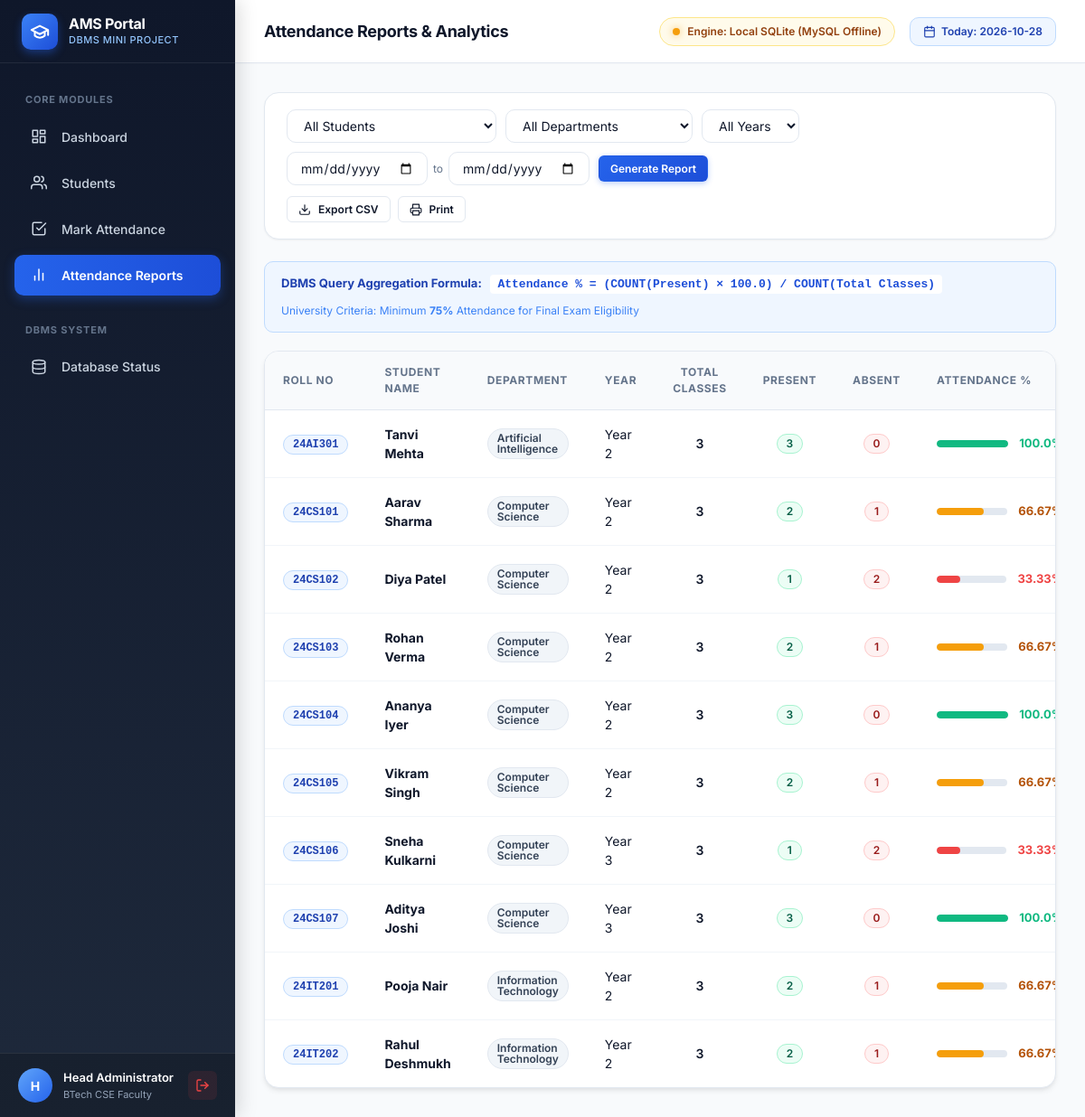
/reports (signed in), run on the app's committed database.
### tables this page shows
CREATE TABLE students (
        student_id INTEGER PRIMARY KEY AUTOINCREMENT,
        roll_number TEXT NOT NULL UNIQUE,
        name TEXT NOT NULL,
        department TEXT NOT NULL,
        year INTEGER NOT NULL,
        email TEXT NOT NULL UNIQUE,
        created_at TIMESTAMP DEFAULT CURRENT_TIMESTAMP
    );

### app.py (the view)
@app.route('/reports')
@login_required
def reports():
    student_id = request.args.get('student_id', 'All')
    department = request.args.get('department', 'All')
    year = request.args.get('year', 'All')
    start_date = request.args.get('start_date', '')
    end_date = request.args.get('end_date', '')
    report_data = database.get_attendance_reports(
        student_id=student_id,
        department=department,
        year=year,
        start_date=start_date if start_date else None,
        end_date=end_date if end_date else None
    )
    all_students = database.get_all_students()
    departments = database.get_distinct_departments()
    return render_template(
        'reports.html',
        reports=report_data,
        all_students=all_students,
        departments=departments,
        selected_student=student_id,
        selected_dept=department,
        selected_year=year,
        start_date=start_date,
        end_date=end_date
    )

### app.py (called while the page is built)
def login_required(f):
    @wraps(f)
    def decorated_function(*args, **kwargs):
        if 'admin_id' not in session:
            flash("Please sign in to access this portal.", "warning")
            return redirect(url_for('login'))
        return f(*args, **kwargs)
    return decorated_function

@app.context_processor
def inject_global_data():
    status = database.get_system_status()
    today_str = date.today().strftime('%Y-%m-%d')
    current_admin = None
    if 'admin_id' in session:
        current_admin = {
            'username': session.get('username'),
            'full_name': session.get('full_name')
        }
    return dict(
        db_status=status,
        today=today_str,
        current_admin=current_admin
    )

### database.py (called while the page is built, shortened)
def check_mysql_availability(force=False):
    global _LAST_MYSQL_CHECK_TIME, _LAST_MYSQL_STATUS, _LAST_MYSQL_MSG
    now = time.time()
    if not force and (now - _LAST_MYSQL_CHECK_TIME) < 3.0:
        return _LAST_MYSQL_STATUS, _LAST_MYSQL_MSG

def get_sqlite_connection():
    os.makedirs(Config.INSTANCE_PATH, exist_ok=True)
    conn = sqlite3.connect(Config.SQLITE_DB_PATH)
    conn.row_factory = sqlite3.Row
    conn.execute("PRAGMA foreign_keys = ON;")
    return conn

def get_connection():
    global CURRENT_ENGINE, LAST_ERROR
    is_avail, msg = check_mysql_availability()
    CURRENT_ENGINE = 'sqlite'
    LAST_ERROR = msg
    conn = get_sqlite_connection()
    return conn, 'sqlite'

def get_distinct_departments():
    res = execute_query("SELECT DISTINCT department FROM students ORDER BY department ASC", fetchall=True) or []
    return [r['department'] for r in res]

def get_system_status():
    global CURRENT_ENGINE, LAST_ERROR
    is_mysql_ok, msg = check_mysql_availability()
    return {
        'active_engine': CURRENT_ENGINE,
        'mysql_online': is_mysql_ok,
        'mysql_message': msg,
        'mysql_host': Config.MYSQL_HOST,
        'mysql_port': Config.MYSQL_PORT,
        'mysql_user': Config.MYSQL_USER,
        'mysql_db': Config.MYSQL_DB,
        'last_error': LAST_ERROR
    }

### templates/reports.html (shortened to what this page needs)
{% extends "base.html" %}
{% block page_title %}Attendance Reports &amp; Analytics{% endblock %}
{% block content %}
<div class="toolbar">
    <form action="{{ url_for('reports') }}" method="GET" class="toolbar-group"
        style="width: 100%; justify-content: space-between;">
        <div style="display: flex; gap: 10px; flex-wrap: wrap; align-items: center;">
            <select name="student_id" class="form-control" style="min-width: 200px;">
                <option value="All">All Students</option>
            </select>
            <select name="department" class="form-control">
                <option value="All" {% if selected_dept=='All' %}selected{% endif %}>All Departments</option>
            </select>
            <select name="year" class="form-control">
                <option value="All" {% if selected_year=='All' %}selected{% endif %}>All Years</option>
            </select>
            <div style="display: flex; align-items: center; gap: 6px;">
                <input type="date" name="start_date" class="form-control" value="{{ start_date }}" title="From Date">
                <span style="font-size: 12px; color: var(--text-muted);">to</span>
                <input type="date" name="end_date" class="form-control" value="{{ end_date }}" title="To Date">
            </div>
            <button type="submit" class="btn btn-primary btn-sm">Generate Report</button>
        </div>
        <div style="display: flex; gap: 8px;">
            <button type="button" class="btn btn-secondary btn-sm"
                onclick="exportReportToCSV('student_attendance_report.csv')">
                <svg width="14" height="14" viewBox="0 0 24 24" fill="none" stroke="currentColor" stroke-width="2"
                    stroke-linecap="round" stroke-linejoin="round">
                    <path d="M21 15v4a2 2 0 0 1-2 2H5a2 2 0 0 1-2-2v-4" />
                    <polyline points="7 10 12 15 17 10" />
                    <line x1="12" y1="15" x2="12" y2="3" />
                </svg>
                Export CSV
            </button>
            <button type="button" class="btn btn-secondary btn-sm" onclick="printReport()">
                <svg width="14" height="14" viewBox="0 0 24 24" fill="none" stroke="currentColor" stroke-width="2"
                    stroke-linecap="round" stroke-linejoin="round">
                    <polyline points="6 9 6 2 18 2 18 9" />
                    <path d="M6 18H4a2 2 0 0 1-2-2v-5a2 2 0 0 1 2-2h16a2 2 0 0 1 2 2v5a2 2 0 0 1-2 2h-2" />
                    <rect x="6" y="14" width="12" height="8" />
                </svg>
                Print
            </button>
        </div>
    </form>
</div>
<div
    style="background: #eff6ff; border: 1px solid #bfdbfe; border-radius: var(--radius-md); padding: 14px 18px; margin-bottom: 20px; font-size: 13px; color: #1e40af; display: flex; align-items: center; justify-content: space-between; flex-wrap: wrap; gap: 10px;">
    <div>
        <strong>DBMS Query Aggregation Formula:</strong>
        <code
            style="background: #ffffff; padding: 3px 8px; border-radius: 4px; margin-left: 6px; font-weight: 600; color: #1d4ed8;">
            Attendance % = (COUNT(Present) &times; 100.0) / COUNT(Total Classes)
        </code>
    </div>
    <div style="font-size: 12px; color: #3b82f6;">
        University Criteria: Minimum <strong>75%</strong> Attendance for Final Exam Eligibility
    </div>
</div>
<div class="table-container">
    <table class="data-table">
        <thead>
            <tr>
                <th style="width: 110px;">Roll No</th>
                <th>Student Name</th>
                <th>Department</th>
                <th style="width: 70px;">Year</th>
                <th style="text-align: center; width: 100px;">Total Classes</th>
                <th style="text-align: center; width: 90px;">Present</th>
                <th style="text-align: center; width: 90px;">Absent</th>
                <th style="width: 170px;">Attendance %</th>
            </tr>
        </thead>
        <tbody>
            {% if reports %}
            {% for r in reports %}
            {% set pct = r.attendance_percentage %}
            <tr>
                <td><span class="badge badge-roll">{{ r.roll_number }}</span></td>
                <td>
                    <strong style="color: var(--text-main);">{{ r.name }}</strong>
                </td>
                <td><span class="badge badge-dept">{{ r.department }}</span></td>
                <td>Year {{ r.year }}</td>
                <td style="text-align: center; font-weight: 600;">{{ r.total_classes }}</td>
                <td style="text-align: center;">
                    <span class="badge badge-present">{{ r.present_count }}</span>
                </td>
                <td style="text-align: center;">
                    <span class="badge badge-absent">{{ r.absent_count }}</span>
                </td>
                <td>
                    <div class="pct-bar-wrapper">
                        <div class="pct-bar">
                            <div class="pct-fill {% if pct >= 75 %}high{% elif pct >= 60 %}medium{% else %}low{% endif %}"
                                style="--pct: {{ pct }}%; width: var(--pct);"></div>
                        </div>
                        <span
                            class="{% if pct >= 75 %}text-success{% elif pct >= 60 %}text-warning{% else %}text-danger{% endif %}"
                            style="font-weight: 700; font-size: 13px;">
                            {{ pct }}%
                        </span>
                    </div>
                </td>
            </tr>
            {% endfor %}
            {% else %}
            <tr>
                <td colspan="10" style="text-align: center; padding: 36px; color: var(--text-muted);">
                    No attendance records found for the selected filters.
                </td>
            </tr>
            {% endif %}
        </tbody>
    </table>
</div>
{% endblock %}

### data on the page
students: roll_number "24AI301", name "Tanvi Mehta", department "Artificial Intelligence", year "2", total_classes "3", present_count "3", absent_count "0", pct "100.0"
students: roll_number "24CS101", name "Aarav Sharma", department "Computer Science", year "2", total_classes "3", present_count "2", absent_count "1", pct "66.67"
students: roll_number "24CS102", name "Diya Patel", department "Computer Science", year "2", total_classes "3", present_count "1", absent_count "2", pct "33.33"
students: roll_number "24CS103", name "Rohan Verma", department "Computer Science", year "2", total_classes "3", present_count "2", absent_count "1", pct "66.67"
students: roll_number "24CS104", name "Ananya Iyer", department "Computer Science", year "2", total_classes "3", present_count "3", absent_count "0", pct "100.0"
students: roll_number "24CS105", name "Vikram Singh", department "Computer Science", year "2", total_classes "3", present_count "2", absent_count "1", pct "66.67"
students: roll_number "24CS106", name "Sneha Kulkarni", department "Computer Science", year "3", total_classes "3", present_count "1", absent_count "2", pct "33.33"
students: roll_number "24CS107", name "Aditya Joshi", department "Computer Science", year "3", total_classes "3", present_count "3", absent_count "0", pct "100.0"
students: roll_number "24IT201", name "Pooja Nair", department "Information Technology", year "2", total_classes "3", present_count "2", absent_count "1", pct "66.67"
students: roll_number "24IT202", name "Rahul Deshmukh", department "Information Technology", year "2", total_classes "3", present_count "2", absent_count "1", pct "66.67"

### other printed values
{{ current_admin.full_name[0] if current_admin else 'A' }} "H"
{{ current_admin.full_name if current_admin else 'Administrator' }} "Head Administrator"
